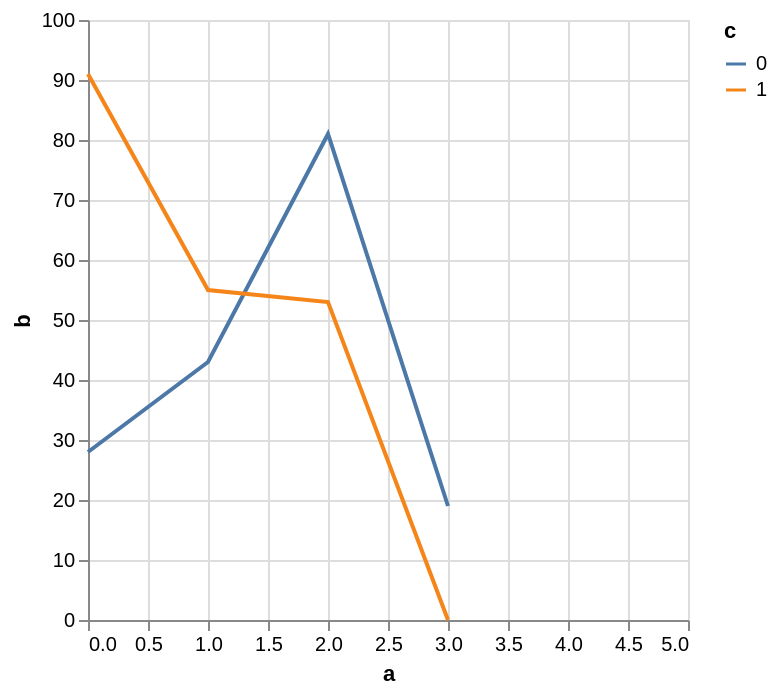

Source (Vega-Lite JSON):
### Vega-Lite specification from a JSON file in a GitHub repository (floating-point values rounded to 4 significant figures)
{"$schema": "https://vega.github.io/schema/vega-lite/v5.json", "data": {"values": [{"a": 0, "b": 28, "c": 0}, {"a": 0, "b": 91, "c": 1}, {"a": 1, "b": 43, "c": 0}, {"a": 1, "b": 55, "c": 1}, {"a": 2, "b": 81, "c": 0}, {"a": 2, "b": 53, "c": 1}, {"a": 3, "b": 19, "c": 0}]}, "transform": [{"impute": "b", "key": "a", "value": 0, "groupby": ["c"]}], "mark": "line", "encoding": {"x": {"field": "a", "type": "quantitative", "scale": {"nice": 1}}, "y": {"field": "b", "type": "quantitative"}, "color": {"field": "c", "type": "nominal"}}}
